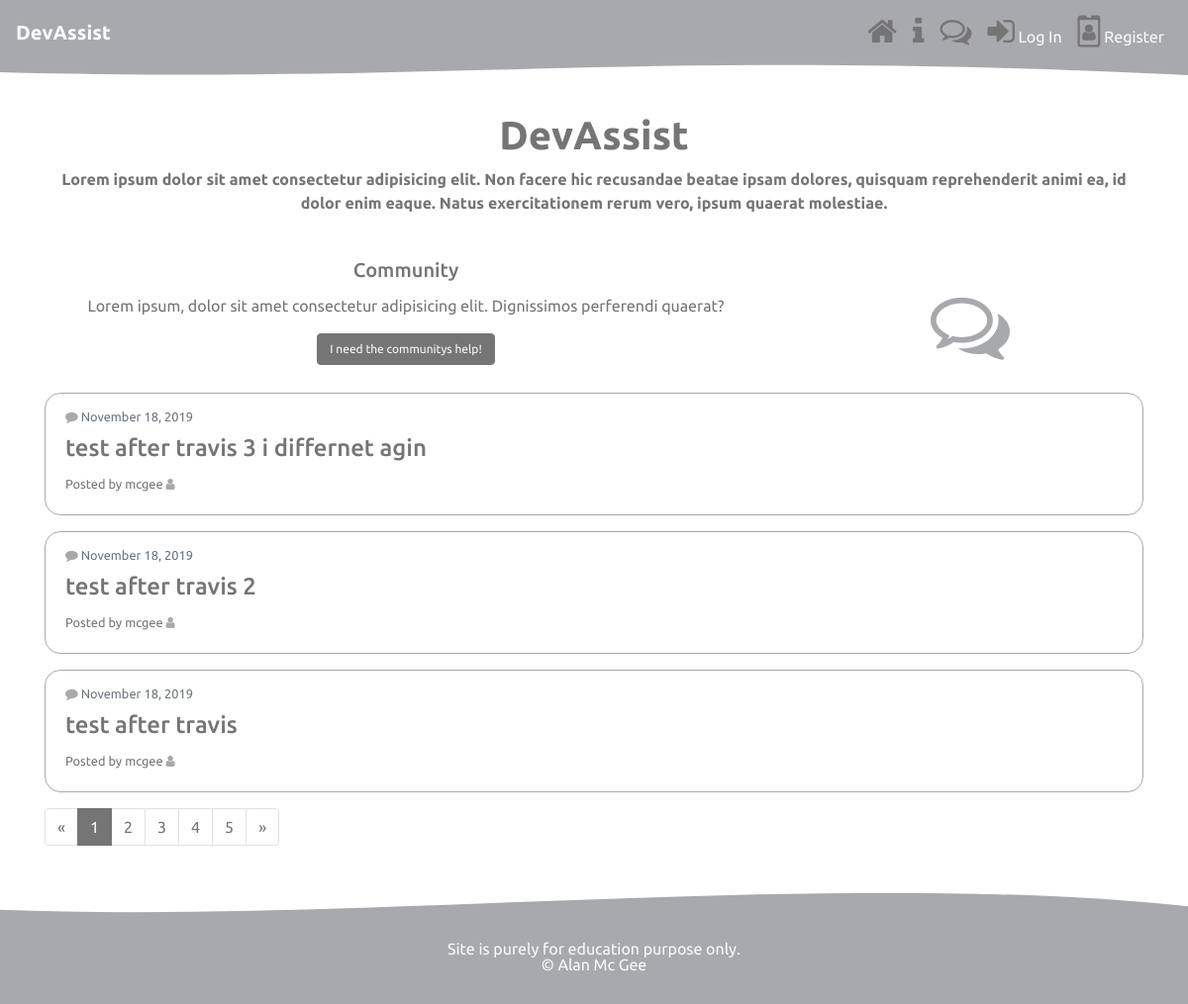
Before: /community/ with the older database file.
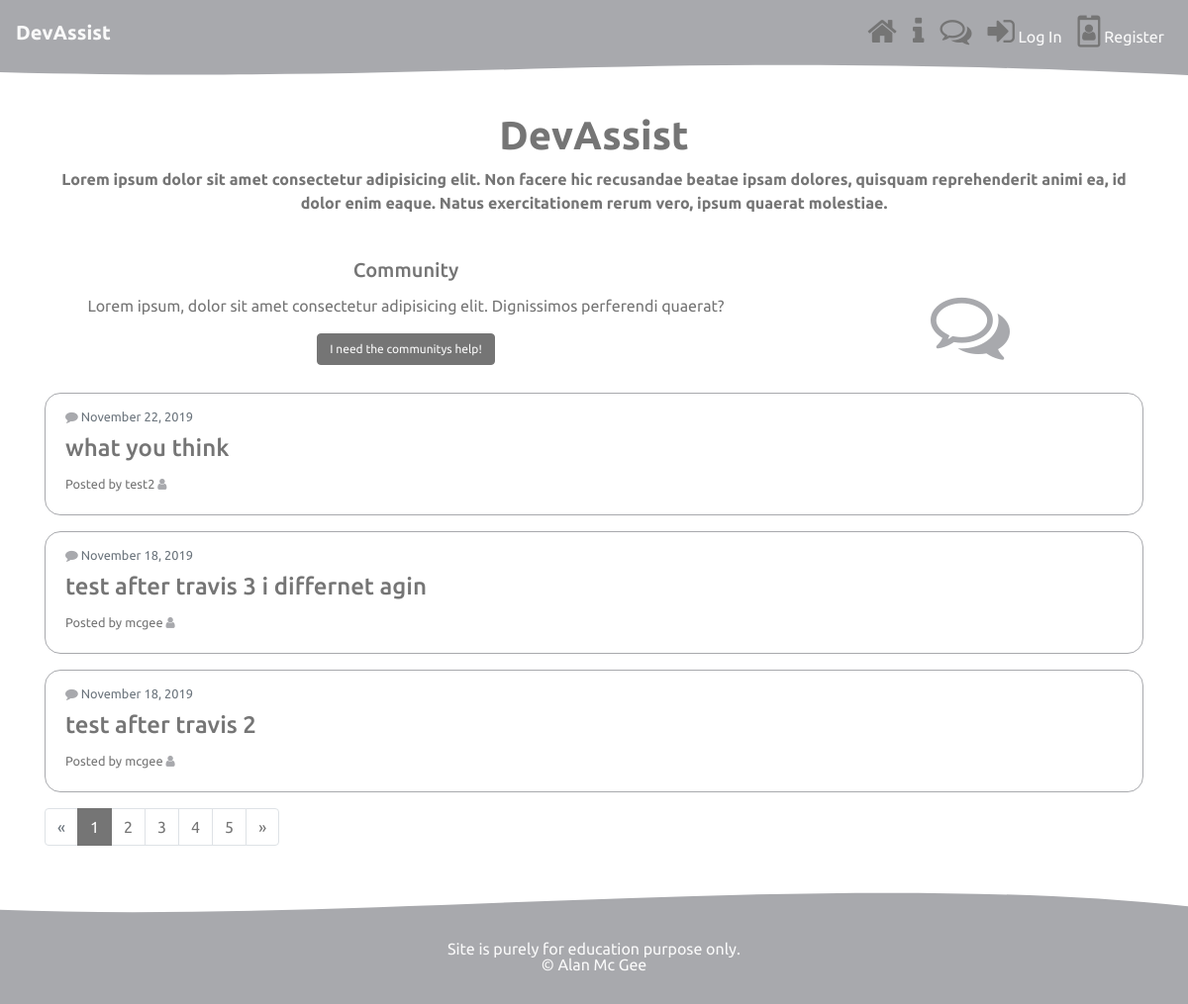
After: the same page with the newer database file.
### forum/models.py (models this page shows, shortened)
class Post(models.Model):
    title = models.CharField(max_length=100)
    content = models.TextField()
    date_posted = models.DateTimeField(default=timezone.now)
    author = models.ForeignKey(User, on_delete=models.CASCADE) # cascade -  when user is deleted remove all posts
    class Meta:
        ordering = ("-date_posted", )

### forum/views.py (the view)
# urls.py: path('community/', include('forum.urls')),
def community(request):
    querys = Post.objects.all()
    page = request.GET.get('page', 1)
    print(f' page is {page}')
    paginator = Paginator(querys, 3)
    post_pag = paginator.get_page(page)
    context = {
        "posts": post_pag
    }
    return render(request, "forum/forum_list.html", context)

### forum/templates/forum/forum_list.html
{% extends "base.html" %}
{% block content %}
<div class="container mt-2 mb-2">
  <div class="row">
    <div class="col-md-8 order-2 order-md-1">
      <div class="card">
        <div class="card-body">
          <h5 class="card-title">Community</h5>
          <p class="card-text">Lorem ipsum, dolor sit amet consectetur adipisicing elit. Dignissimos perferendi
            quaerat?</p>
          <a href="{% url 'post-create' %}" class="btn btn-info">I need the communitys help!</a>
        </div>
      </div>
    </div>
    <div class="col-md-4 order-1">
      <div style="margin: auto; text-align: center; padding-top:3rem;">
        <i class="fa fa-comments-o fa-5x" aria-hidden="true"></i>
      </div>
    </div>
  </div>
</div>
<div class="container mt-2 mb-2">
  {% for post in posts %}
  <div class="row mb-3">
    <div class="col">
      <div class="card query-card">
        <div class="card-body query">
          <p class="card-subtitle mb-2 text-muted small"><i class="fa fa-comment" aria-hidden="true"></i>  {{ post.date_posted|date:"F d, Y" }}</p>
          <h4><a class="article-title" href="{% url 'post-detail' post.pk %}">{{ post.title }}</a></h4>
          <small>Posted by {{ post.author}}  <i class="fa fa-user" aria-hidden="true"></i>
          </small>
        </div>
      </div>
    </div>
  </div>
  {% endfor %}
  {% if posts.has_other_pages %}
  <ul class="pagination">
    {% if posts.has_previous %}
    <li class="page-item"><a class="page-link" href="?page={{ posts.previous_page_number }}">&laquo;</a></li>
    {% else %}
    <li class="disabled page-item"><span class="page-link">&laquo;</span></li>
    {% endif %}
    {% for i in posts.paginator.page_range %}
    {% if posts.number == i %}
    <li class="active page-item"><span class="page-link">{{ i }} <span class="sr-only">(current)</span></span></li>
    {% else %}
    <li><a class="page-link" href="?page={{ i }}">{{ i }}</a></li>
    {% endif %}
    {% endfor %}
    {% if posts.has_next %}
    <li class="page-item"><a class="page-link" href="?page={{ posts.next_page_number }}">&raquo;</a></li>
    {% else %}
    <li class="disabled page-item"><span class="page-link">&raquo;</span></li>
    {% endif %}
  </ul>
  {% endif %}
</div>
{% endblock%}

Changed rows visible on the page:
no longer on this page (row unchanged): Post: date_posted "November 18, 2019", title "test after travis", author "mcgee"
added Post: date_posted "November 22, 2019", title "what you think", author "test2"
